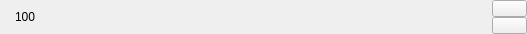
<?xml version="1.0" encoding="UTF-8"?>
<ui version="4.0">
 <class>QNumberEdit</class>
 <widget class="QFrame" name="QNumberEdit">
  <property name="geometry">
   <rect>
    <x>0</x>
    <y>0</y>
    <width>527</width>
    <height>34</height>
   </rect>
  </property>
  <property name="sizePolicy">
   <sizepolicy hsizetype="Preferred" vsizetype="Minimum">
    <horstretch>0</horstretch>
    <verstretch>0</verstretch>
   </sizepolicy>
  </property>
  <property name="cursor">
   <cursorShape>IBeamCursor</cursorShape>
  </property>
  <property name="windowTitle">
   <string>Frame</string>
  </property>
  <property name="autoFillBackground">
   <bool>true</bool>
  </property>
  <property name="styleSheet">
   <string notr="true"/>
  </property>
  <property name="frameShape">
   <enum>QFrame::Shape::NoFrame</enum>
  </property>
  <property name="frameShadow">
   <enum>QFrame::Shadow::Sunken</enum>
  </property>
  <layout class="QHBoxLayout" name="horizontalLayout">
   <property name="spacing">
    <number>2</number>
   </property>
   <property name="leftMargin">
    <number>4</number>
   </property>
   <property name="topMargin">
    <number>0</number>
   </property>
   <property name="rightMargin">
    <number>0</number>
   </property>
   <property name="bottomMargin">
    <number>0</number>
   </property>
   <item>
    <widget class="QLabel" name="prefixLabel">
     <property name="text">
      <string/>
     </property>
    </widget>
   </item>
   <item>
    <widget class="QLineEdit" name="lineEdit">
     <property name="sizePolicy">
      <sizepolicy hsizetype="Minimum" vsizetype="Expanding">
       <horstretch>0</horstretch>
       <verstretch>0</verstretch>
      </sizepolicy>
     </property>
     <property name="styleSheet">
      <string notr="true">background-color:transparent;border:none;</string>
     </property>
     <property name="text">
      <string>100</string>
     </property>
    </widget>
   </item>
   <item>
    <widget class="QLabel" name="suffixLabel">
     <property name="text">
      <string/>
     </property>
    </widget>
   </item>
   <item>
    <spacer name="horizontalSpacer">
     <property name="orientation">
      <enum>Qt::Orientation::Horizontal</enum>
     </property>
     <property name="sizeHint" stdset="0">
      <size>
       <width>794</width>
       <height>20</height>
      </size>
     </property>
    </spacer>
   </item>
   <item>
    <widget class="QWidget" name="buttonBox" native="true">
     <layout class="QVBoxLayout" name="verticalLayout_2">
      <property name="spacing">
       <number>0</number>
      </property>
      <property name="leftMargin">
       <number>0</number>
      </property>
      <property name="topMargin">
       <number>0</number>
      </property>
      <property name="rightMargin">
       <number>0</number>
      </property>
      <property name="bottomMargin">
       <number>0</number>
      </property>
      <item>
       <layout class="QVBoxLayout" name="verticalLayout">
        <property name="spacing">
         <number>0</number>
        </property>
        <item>
         <widget class="QPushButton" name="spinUpButton">
          <property name="sizePolicy">
           <sizepolicy hsizetype="Preferred" vsizetype="Preferred">
            <horstretch>0</horstretch>
            <verstretch>0</verstretch>
           </sizepolicy>
          </property>
          <property name="minimumSize">
           <size>
            <width>35</width>
            <height>0</height>
           </size>
          </property>
          <property name="maximumSize">
           <size>
            <width>35</width>
            <height>16777215</height>
           </size>
          </property>
          <property name="font">
           <font>
            <pointsize>4</pointsize>
           </font>
          </property>
          <property name="cursor">
           <cursorShape>ArrowCursor</cursorShape>
          </property>
          <property name="text">
           <string/>
          </property>
         </widget>
        </item>
        <item>
         <widget class="QPushButton" name="spinDownButton">
          <property name="sizePolicy">
           <sizepolicy hsizetype="Preferred" vsizetype="Preferred">
            <horstretch>0</horstretch>
            <verstretch>0</verstretch>
           </sizepolicy>
          </property>
          <property name="minimumSize">
           <size>
            <width>35</width>
            <height>0</height>
           </size>
          </property>
          <property name="maximumSize">
           <size>
            <width>35</width>
            <height>16777215</height>
           </size>
          </property>
          <property name="font">
           <font>
            <pointsize>4</pointsize>
           </font>
          </property>
          <property name="cursor">
           <cursorShape>ArrowCursor</cursorShape>
          </property>
          <property name="text">
           <string/>
          </property>
         </widget>
        </item>
       </layout>
      </item>
     </layout>
    </widget>
   </item>
  </layout>
 </widget>
 <resources/>
 <connections/>
</ui>
